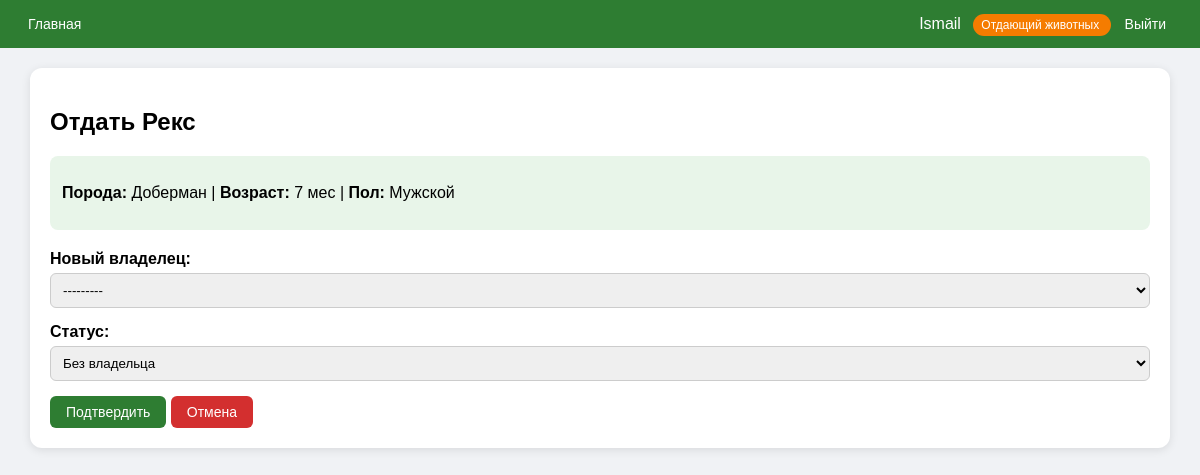
The page /2/adopt/ (signed in) on the database its author committed.
### animals/models.py (models this page shows, shortened)
class UserProfile(models.Model):
    ROLE_CHOICES = [
        ('receiver', 'Приёмщик животных'),
        ('giver', 'Отдающий животных'),
    ]
    user = models.OneToOneField(
        User,
        on_delete=models.CASCADE,
        related_name='profile'
    )
    role = models.CharField(
        max_length=20,
        choices=ROLE_CHOICES,
        default='receiver',
        verbose_name="Роль"
    )
    phone = models.CharField(max_length=20, blank=True, verbose_name="Телефон")
    class Meta:
        verbose_name = "Профиль пользователя"
        verbose_name_plural = "Профили пользователей"

class Animal(models.Model):
    GENDER_CHOICES = [
        ('M', 'Мужской'),
        ('F', 'Женский'),
    ]
    STATUS_CHOICES = [
        ('available', 'Без владельца'),
        ('reserved', 'Забронирован'),
        ('adopted', 'Отдан'),
    ]
    name = models.CharField(max_length=100, verbose_name="Кличка")
    breed = models.ForeignKey(Breed, on_delete=models.CASCADE, verbose_name="Порода")
    age = models.IntegerField(verbose_name="Возраст (месяцы)")
    gender = models.CharField(max_length=1, choices=GENDER_CHOICES, verbose_name="Пол")
    owner = models.OneToOneField(
        Owner,
        on_delete=models.SET_NULL,
        null=True,
        blank=True,
        verbose_name="Владелец"
    )
    status = models.CharField(
        max_length=20,
        choices=STATUS_CHOICES,
        default='available',
        verbose_name="Статус"
    )
    created_at = models.DateTimeField(auto_now_add=True, verbose_name="Дата поступления")
    created_by = models.ForeignKey(
        User,
        on_delete=models.SET_NULL,
        null=True,
        verbose_name="Кто добавил"
    )
    adopted_by = models.ForeignKey(
        User,
        on_delete=models.SET_NULL,
        null=True,
        blank=True,
        related_name='adopted_animals',
        verbose_name="Кто отдал в семью"
    )
    class Meta:
        verbose_name = "Животное"
        verbose_name_plural = "Животные"
        permissions = [
            ("can_adopt_animal", "Может отдавать животных в семьи"),
            ("can_receive_animal", "Может принимать животных в приют"),
        ]

class Breed(models.Model):
    name = models.CharField(max_length=100, verbose_name="Название породы")
    species = models.ForeignKey(Species, on_delete=models.CASCADE, verbose_name="Вид")
    class Meta:
        verbose_name = "Порода"
        verbose_name_plural = "Породы"

### animals/views.py (the view, shortened to what this page needs)
# urls.py: path('<int:pk>/adopt/', views.AnimalAdoptView.as_view(), name='animal_adopt'),
class AnimalAdoptView(LoginRequiredMixin, GiverRequiredMixin, UpdateView):
    model = Animal
    form_class = AnimalAdoptForm
    template_name = 'animals/animal_adopt_form.html'
    success_url = reverse_lazy('animal_list_for_giver')

### animals/forms.py
class AnimalAdoptForm(forms.ModelForm):
    class Meta:
        model = Animal
        fields = ['owner', 'status']
        widgets = {
            'owner': forms.Select(attrs={'class': 'form-control'}),
            'status': forms.Select(attrs={'class': 'form-control'}),
        }

### animals/models.py (called while the page is built)
    def __str__(self):
        return f"{self.last_name} {self.first_name}"

### animals/views.py (called while the page is built)
    def test_func(self):
        return self.request.user.is_authenticated and self.request.user.profile.role == 'giver'

### animals/templates/animals/animal_adopt_form.html (shortened to what this page needs)
{% extends 'base.html' %}
{% block content %}
<h2>Отдать {{ animal.name }}</h2>
<div style="background: #e8f5e9; padding: 12px; border-radius: 8px; margin-bottom: 20px;">
    <p><strong>Порода:</strong> {{ animal.breed.name }} | <strong>Возраст:</strong> {{ animal.age }} мес | <strong>Пол:</strong> {{ animal.get_gender_display }}</p>
</div>
<form method="post">
    <label>Новый владелец:</label>
    {{ form.owner }}
    <label>Статус:</label>
    {{ form.status }}
    <button type="submit" class="btn">Подтвердить</button>
    <a href="{% url 'animal_list_for_giver' %}" class="btn btn-red">Отмена</a>
</form>
{% endblock %}

### animals/templates/base.html (shortened to what this page needs)
<!DOCTYPE html>
<html>
<head>
</head>
<body>
    <div class="header">
        <div>
            <a href="/">Главная</a>
        </div>
        <div>
            {% if user.is_authenticated %}
                {{ user.username }}
                <span class="badge {% if user.profile.role == 'giver' %}badge-giver{% endif %}">
                    {{ user.profile.get_role_display }}
                </span>
                <form method="post" action="{% url 'logout' %}" style="display: inline;">
                    <button>Выйти</button>
                </form>
            {% else %}
                <a href="{% url 'login' %}">Войти</a>
                <a href="{% url 'register' %}">Регистрация</a>
            {% endif %}
        </div>
    </div>
    <div class="container">
        {% block content %}{% endblock %}
    </div>
</body>
</html>

### animals/templates/base.html (style rules this page uses)
body { font-family: Arial, sans-serif; margin: 0; background: #f0f2f5; }
.header { background: #2e7d32; color: white; padding: 15px 20px; display: flex; justify-content: space-between; align-items: center; flex-wrap: wrap; }
.header a, .header button { color: white; text-decoration: none; margin: 0 8px; background: none; border: none; cursor: pointer; font-size: 14px; }
.container { max-width: 1100px; margin: 20px auto; background: white; padding: 20px; border-radius: 12px; box-shadow: 0 2px 10px rgba(0,0,0,0.1); }
.btn { display: inline-block; background: #2e7d32; color: white; padding: 8px 16px; border-radius: 6px; text-decoration: none; border: none; cursor: pointer; font-size: 14px; }
.btn-red { background: #d32f2f; }
input, select { width: 100%; padding: 8px; margin: 5px 0 15px; border: 1px solid #ccc; border-radius: 6px; box-sizing: border-box; }
label { font-weight: bold; }
.badge { background: #1976d2; padding: 4px 8px; border-radius: 12px; font-size: 12px; margin-left: 8px; }
.badge-giver { background: #f57c00; }

### rows shown on the page
Animal: name "Рекс", breed.name "Доберман", age "7", gender "Мужской", owner "---------", status "Без владельца"

### other values the page prints
{{ user.username }} "Ismail"
{{ user.profile.get_role_display }} "Отдающий животных"
